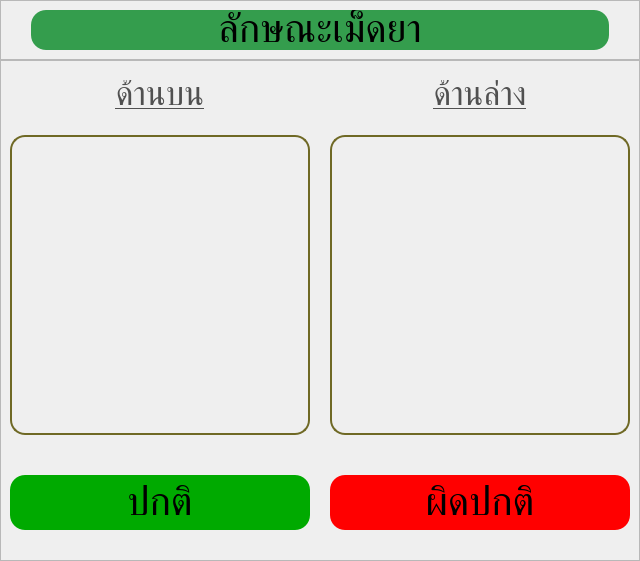
         <widget class="QWidget" name="characteristics_page">
          <layout class="QVBoxLayout" name="verticalLayout_14">
           <property name="spacing">
            <number>0</number>
           </property>
           <property name="leftMargin">
            <number>0</number>
           </property>
           <property name="topMargin">
            <number>0</number>
           </property>
           <property name="rightMargin">
            <number>0</number>
           </property>
           <property name="bottomMargin">
            <number>0</number>
           </property>
           <item>
            <widget class="QFrame" name="thickness_frame_2">
             <property name="maximumSize">
              <size>
               <width>16777215</width>
               <height>80</height>
              </size>
             </property>
             <property name="frameShape">
              <enum>QFrame::Shape::StyledPanel</enum>
             </property>
             <property name="frameShadow">
              <enum>QFrame::Shadow::Raised</enum>
             </property>
             <layout class="QHBoxLayout" name="horizontalLayout_33">
              <property name="leftMargin">
               <number>30</number>
              </property>
              <property name="rightMargin">
               <number>30</number>
              </property>
              <item>
               <widget class="QLabel" name="thickness_title_2">
                <property name="maximumSize">
                 <size>
                  <width>16777215</width>
                  <height>60</height>
                 </size>
                </property>
                <property name="font">
                 <font>
                  <family>Kanit</family>
                  <pointsize>30</pointsize>
                 </font>
                </property>
                <property name="styleSheet">
                 <string notr="true">background-color: rgb(52, 157, 77);
border-radius: 15px;</string>
                </property>
                <property name="text">
                 <string>ลักษณะเม็ดยา</string>
                </property>
                <property name="alignment">
                 <set>Qt::AlignmentFlag::AlignCenter</set>
                </property>
               </widget>
              </item>
             </layout>
            </widget>
           </item>
           <item>
            <widget class="QFrame" name="characteristics_frame">
             <property name="styleSheet">
              <string notr="true">QLabel {
	border: solid;
	border-width: 2px;
	border-color: rgb(111, 105, 37);
	border-radius: 15px;
	padding: 10px;
}

QPushButton {
	margin-top: 25px;
	border-radius: 15px;
}</string>
             </property>
             <property name="frameShape">
              <enum>QFrame::Shape::StyledPanel</enum>
             </property>
             <property name="frameShadow">
              <enum>QFrame::Shadow::Raised</enum>
             </property>
             <layout class="QGridLayout" name="gridLayout_4">
              <property name="bottomMargin">
               <number>30</number>
              </property>
              <property name="horizontalSpacing">
               <number>20</number>
              </property>
              <property name="verticalSpacing">
               <number>15</number>
              </property>
              <item row="1" column="0">
               <widget class="QLabel" name="tablet_front_img">
                <property name="minimumSize">
                 <size>
                  <width>300</width>
                  <height>300</height>
                 </size>
                </property>
                <property name="maximumSize">
                 <size>
                  <width>300</width>
                  <height>300</height>
                 </size>
                </property>
                <property name="text">
                 <string/>
                </property>
                <property name="pixmap">
                 <pixmap resource="resource.qrc">:/assets/icon/picture_default.png</pixmap>
                </property>
                <property name="scaledContents">
                 <bool>true</bool>
                </property>
               </widget>
              </item>
              <item row="2" column="1">
               <widget class="QPushButton" name="characteristics_abnomal">
                <property name="minimumSize">
                 <size>
                  <width>120</width>
                  <height>80</height>
                 </size>
                </property>
                <property name="font">
                 <font>
                  <family>Kanit</family>
                  <pointsize>30</pointsize>
                 </font>
                </property>
                <property name="cursor">
                 <cursorShape>PointingHandCursor</cursorShape>
                </property>
                <property name="styleSheet">
                 <string notr="true">background-color: rgb(255, 0, 0);</string>
                </property>
                <property name="text">
                 <string>ผิดปกติ</string>
                </property>
                <property name="icon">
                 <iconset>
                  <normaloff>:/assets/icon/close.png</normaloff>:/assets/icon/close.png</iconset>
                </property>
                <property name="iconSize">
                 <size>
                  <width>30</width>
                  <height>30</height>
                 </size>
                </property>
               </widget>
              </item>
              <item row="2" column="0">
               <widget class="QPushButton" name="characteristics_nomal">
                <property name="minimumSize">
                 <size>
                  <width>120</width>
                  <height>80</height>
                 </size>
                </property>
                <property name="font">
                 <font>
                  <family>Kanit</family>
                  <pointsize>30</pointsize>
                 </font>
                </property>
                <property name="cursor">
                 <cursorShape>PointingHandCursor</cursorShape>
                </property>
                <property name="styleSheet">
                 <string notr="true">background-color: rgb(0, 170, 0);</string>
                </property>
                <property name="text">
                 <string>ปกติ</string>
                </property>
                <property name="icon">
                 <iconset>
                  <normaloff>:/assets/icon/confirm.png</normaloff>:/assets/icon/confirm.png</iconset>
                </property>
                <property name="iconSize">
                 <size>
                  <width>30</width>
                  <height>30</height>
                 </size>
                </property>
               </widget>
              </item>
              <item row="1" column="1">
               <widget class="QLabel" name="tablet_behind_img">
                <property name="minimumSize">
                 <size>
                  <width>300</width>
                  <height>300</height>
                 </size>
                </property>
                <property name="maximumSize">
                 <size>
                  <width>300</width>
                  <height>300</height>
                 </size>
                </property>
                <property name="text">
                 <string/>
                </property>
                <property name="pixmap">
                 <pixmap resource="resource.qrc">:/assets/icon/picture_default.png</pixmap>
                </property>
                <property name="scaledContents">
                 <bool>true</bool>
                </property>
               </widget>
              </item>
              <item row="0" column="0">
               <widget class="QLabel" name="tablet_front_label">
                <property name="maximumSize">
                 <size>
                  <width>16777215</width>
                  <height>50</height>
                 </size>
                </property>
                <property name="font">
                 <font>
                  <family>Kanit</family>
                  <pointsize>25</pointsize>
                  <bold>false</bold>
                  <underline>true</underline>
                 </font>
                </property>
                <property name="styleSheet">
                 <string notr="true">border: none;
color: rgb(80, 80, 80);</string>
                </property>
                <property name="text">
                 <string>ด้านบน</string>
                </property>
                <property name="alignment">
                 <set>Qt::AlignmentFlag::AlignCenter</set>
                </property>
               </widget>
              </item>
              <item row="0" column="1">
               <widget class="QLabel" name="tablet_behind_label">
                <property name="maximumSize">
                 <size>
                  <width>16777215</width>
                  <height>50</height>
                 </size>
                </property>
                <property name="font">
                 <font>
                  <family>Kanit</family>
                  <pointsize>25</pointsize>
                  <bold>false</bold>
                  <underline>true</underline>
                 </font>
                </property>
                <property name="styleSheet">
                 <string notr="true">border: none;
color: rgb(80, 80, 80);</string>
                </property>
                <property name="text">
                 <string>ด้านล่าง</string>
                </property>
                <property name="alignment">
                 <set>Qt::AlignmentFlag::AlignCenter</set>
                </property>
               </widget>
              </item>
             </layout>
            </widget>
           </item>
          </layout>
         </widget>
